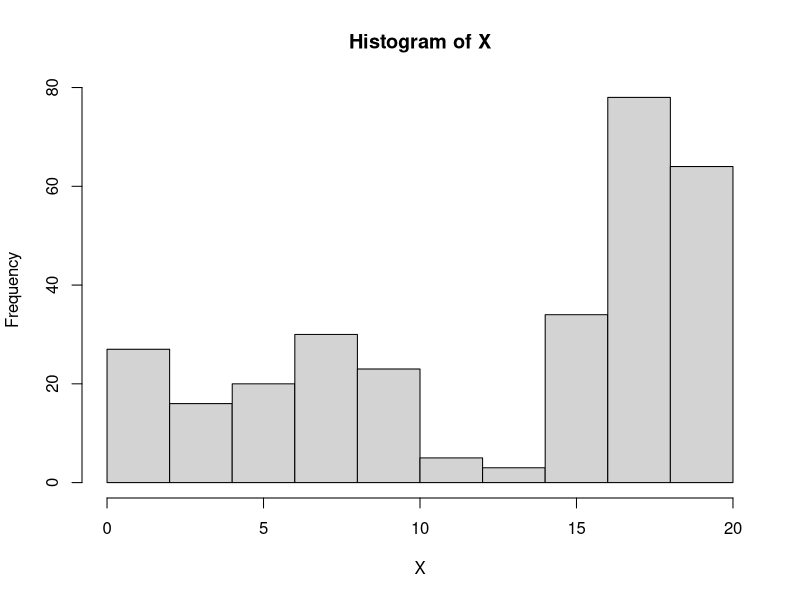
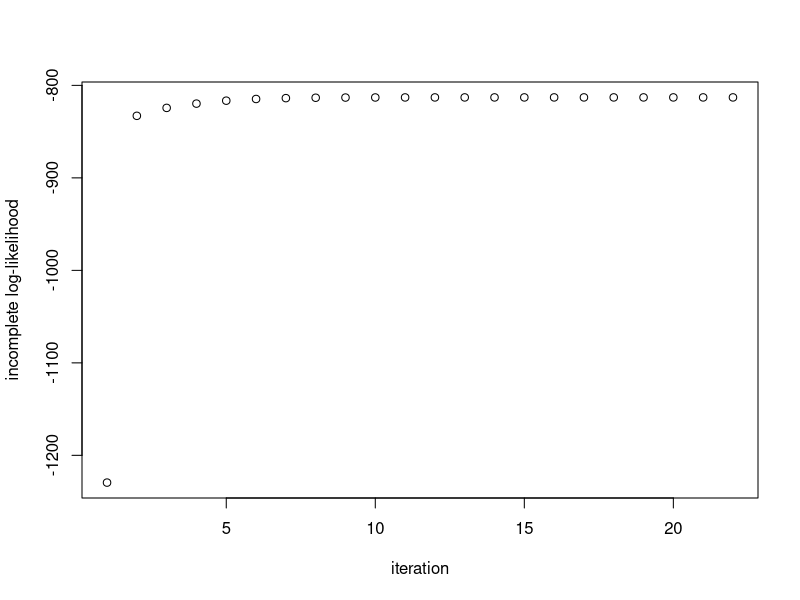
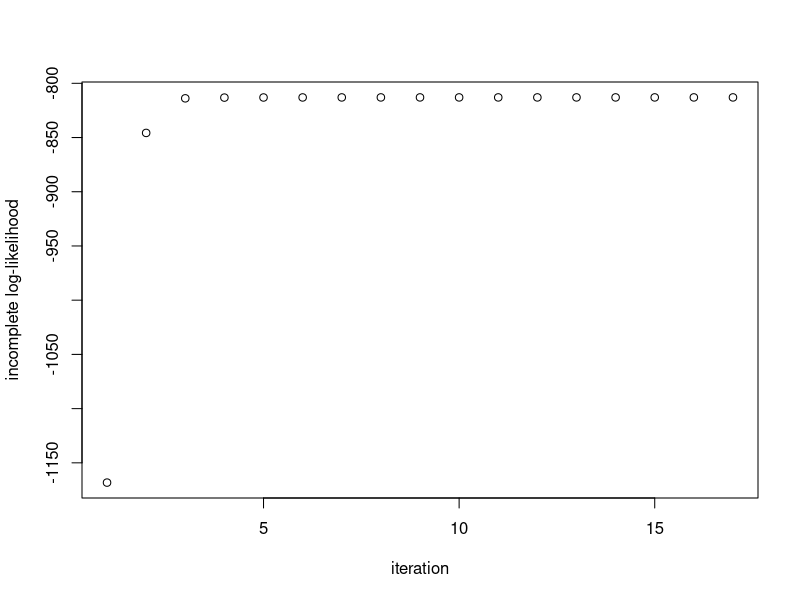

These charts were generated, in order, by the following R code:
## ---- chunk 1
X = scan(file="assignment2_prob2.txt", what=double())
length(X)
hist(X)
## ---- chunk 2
mixture.EM = function(X, w.init, p.init, epsilon=1e-5, max.iter=100) {
  
  # initialize current parameter values
  w.curr = w.init
  p.curr = p.init
  
  # compute incomplete log=likelihoods using intial value of parameters. 
  log_liks = c()
  log_liks = c(log_liks, compute.log.lik(X, w.curr, p.curr)$ill)
  
  # change in incomplete log-likelihood
  delta.ll = 1
  
  # number of iterations
  n.iter = 1
  
  # If the log-likelihood has changed by less than epsilon, EM will stop
  while ((delta.ll > epsilon) & (n.iter <= max.iter)) {
    
    # run the EM step 
    EM.out = EM.iter(X, w.curr, p.curr)
    
    # replace the current parameter estimates
    w.curr = EM.out$w.new
    p.curr = EM.out$p.new
    
    # compute the change in incomplete log-likelihood 
    log_liks = c(log_liks, compute.log.lik(X, w.curr, p.curr)$ill)
    delta.ll = log_liks[length(log_liks)] - log_liks[length(log_liks) - 1]
    
    # increase the number of iterations
    n.iter = n.iter + 1
  }
  return(list(w.curr=w.curr, p.curr=p.curr, log_liks=log_liks))
}
## ---- chunk 3
EM.iter = function(X, w.curr, p.curr) {
  
  # E-step
  prob.x.z = compute.prob.x.z(X, w.curr, p.curr)$prob.x.z
  P_ik = prob.x.z / rowSums(prob.x.z)
  
  # M-step
  w.new = colSums(P_ik) / sum(P_ik)
  p.new = colSums(P_ik * X) / colSums(P_ik) / 20
  
  return(list(w.new=w.new, p.new=p.new))
}
## ---- chunk 4
compute.log.lik = function(X, w.curr, p.curr) {
  
  # compute probabilities
  prob.x.z = compute.prob.x.z(X, w.curr, p.curr)$prob.x.z
  
  # incomplete log-likelihoods
  ill = sum(log(rowSums(prob.x.z)))
  
  return(list(ill=ill))
}
## ---- chunk 5
compute.prob.x.z = function(X, w.curr, p.curr) {
  
  L = matrix(NA, nrow=length(X), ncol=length(w.curr)) 
  for (k in seq_len(ncol(L))) {
    L[,k] = dbinom(X, size=20, prob=p.curr[k]) * w.curr[k]
  }
  return(list(prob.x.z=L))
}
## ---- chunk 6
EM1 = mixture.EM(X, w.init=c(0.3,0.3,0.4), p.init=c(0.2, 0.5, 0.7))
EM2 = mixture.EM(X, w.init=c(0.1,0.2,0.7), p.init=c(0.1, 0.3, 0.7))
## ---- chunk 7
print.results <- function(EM) {
  print(paste("Estimate pi = (", round(EM$w.curr[1],2), ",", 
            round(EM$w.curr[2],2), ",",
            round(EM$w.curr[3],2), ")", sep=""))
  print(paste("Estimate p = (", round(EM$p.curr[1],2), ",", 
              round(EM$p.curr[2],2), ",",
              round(EM$p.curr[3],2), ")", sep=""))
  plot(EM$log_liks, ylab="incomplete log-likelihood", xlab="iteration")
}
print.results(EM1)
print.results(EM2)
